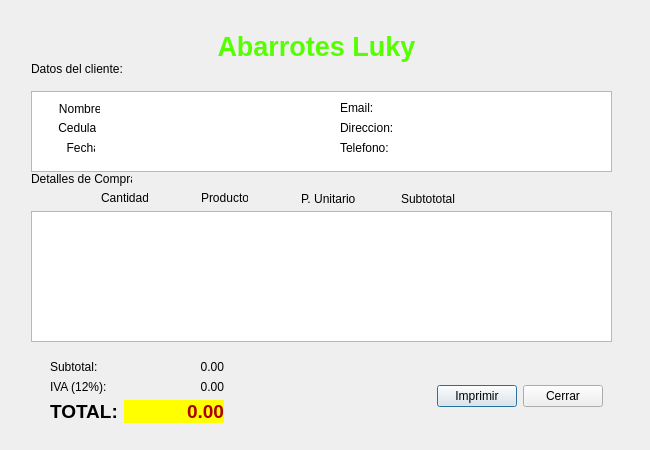
<?xml version="1.0" encoding="UTF-8"?>
<ui version="4.0">
 <class>Factura</class>
 <widget class="QDialog" name="Factura">
  <property name="geometry">
   <rect>
    <x>0</x>
    <y>0</y>
    <width>650</width>
    <height>450</height>
   </rect>
  </property>
  <property name="minimumSize">
   <size>
    <width>650</width>
    <height>450</height>
   </size>
  </property>
  <property name="maximumSize">
   <size>
    <width>650</width>
    <height>450</height>
   </size>
  </property>
  <property name="windowTitle">
   <string>Dialog</string>
  </property>
  <layout class="QVBoxLayout" name="verticalLayout">
   <item>
    <widget class="QWidget" name="widget" native="true">
     <widget class="QWidget" name="widget_2" native="true">
      <property name="geometry">
       <rect>
        <x>10</x>
        <y>10</y>
        <width>601</width>
        <height>341</height>
       </rect>
      </property>
      <widget class="QLabel" name="label">
       <property name="geometry">
        <rect>
         <x>180</x>
         <y>0</y>
         <width>231</width>
         <height>51</height>
        </rect>
       </property>
       <property name="text">
        <string>&lt;!DOCTYPE HTML PUBLIC &quot;-//W3C//DTD HTML 4.0//EN&quot; &quot;http://www.w3.org/TR/REC-html40/strict.dtd&quot;&gt;
&lt;html&gt;&lt;head&gt;&lt;meta name=&quot;qrichtext&quot; content=&quot;1&quot; /&gt;&lt;style type=&quot;text/css&quot;&gt;
p, li { white-space: pre-wrap; }
&lt;/style&gt;&lt;/head&gt;&lt;body style=&quot; font-family:'MS Shell Dlg 2'; font-size:8pt; font-weight:400; font-style:normal;&quot;&gt;
&lt;p align=&quot;center&quot; style=&quot; margin-top:12px; margin-bottom:12px; margin-left:0px; margin-right:0px; -qt-block-indent:0; text-indent:0px;&quot;&gt;&lt;span style=&quot; font-size:20pt; font-weight:600; color:#55ff00;&quot;&gt;Abarrotes Luky&lt;/span&gt;&lt;/p&gt;&lt;/body&gt;&lt;/html&gt;</string>
       </property>
      </widget>
      <widget class="QPlainTextEdit" name="plainTextEdit">
       <property name="geometry">
        <rect>
         <x>10</x>
         <y>70</y>
         <width>581</width>
         <height>81</height>
        </rect>
       </property>
       <property name="readOnly">
        <bool>true</bool>
       </property>
      </widget>
      <widget class="QLabel" name="label_2">
       <property name="geometry">
        <rect>
         <x>10</x>
         <y>40</y>
         <width>91</width>
         <height>16</height>
        </rect>
       </property>
       <property name="text">
        <string>Datos del cliente:</string>
       </property>
      </widget>
      <widget class="QLabel" name="label_3">
       <property name="geometry">
        <rect>
         <x>10</x>
         <y>150</y>
         <width>101</width>
         <height>16</height>
        </rect>
       </property>
       <property name="text">
        <string>Detalles de Compra</string>
       </property>
      </widget>
      <widget class="QPlainTextEdit" name="outDetallesFactura">
       <property name="geometry">
        <rect>
         <x>10</x>
         <y>190</y>
         <width>581</width>
         <height>131</height>
        </rect>
       </property>
       <property name="readOnly">
        <bool>true</bool>
       </property>
      </widget>
      <widget class="QLabel" name="label_13">
       <property name="geometry">
        <rect>
         <x>80</x>
         <y>170</y>
         <width>47</width>
         <height>13</height>
        </rect>
       </property>
       <property name="text">
        <string>Cantidad</string>
       </property>
      </widget>
      <widget class="QLabel" name="label_14">
       <property name="geometry">
        <rect>
         <x>180</x>
         <y>170</y>
         <width>47</width>
         <height>13</height>
        </rect>
       </property>
       <property name="text">
        <string>Producto</string>
       </property>
      </widget>
      <widget class="QLabel" name="label_15">
       <property name="geometry">
        <rect>
         <x>280</x>
         <y>170</y>
         <width>61</width>
         <height>16</height>
        </rect>
       </property>
       <property name="text">
        <string>P. Unitario</string>
       </property>
      </widget>
      <widget class="QLabel" name="label_16">
       <property name="geometry">
        <rect>
         <x>380</x>
         <y>170</y>
         <width>61</width>
         <height>16</height>
        </rect>
       </property>
       <property name="text">
        <string>Subtototal</string>
       </property>
      </widget>
      <widget class="QWidget" name="widget_8" native="true">
       <property name="geometry">
        <rect>
         <x>20</x>
         <y>60</y>
         <width>571</width>
         <height>87</height>
        </rect>
       </property>
       <widget class="QWidget" name="widget_6" native="true">
        <property name="geometry">
         <rect>
          <x>9</x>
          <y>9</y>
          <width>274</width>
          <height>69</height>
         </rect>
        </property>
        <property name="styleSheet">
         <string notr="true"/>
        </property>
        <widget class="QLabel" name="label_4">
         <property name="geometry">
          <rect>
           <x>-41</x>
           <y>9</y>
           <width>91</width>
           <height>20</height>
          </rect>
         </property>
         <property name="text">
          <string>               Nombre:</string>
         </property>
        </widget>
        <widget class="QLabel" name="label_5">
         <property name="geometry">
          <rect>
           <x>-25</x>
           <y>28</y>
           <width>71</width>
           <height>20</height>
          </rect>
         </property>
         <property name="text">
          <string>          Cedula:</string>
         </property>
        </widget>
        <widget class="QLabel" name="label_6">
         <property name="geometry">
          <rect>
           <x>-30</x>
           <y>50</y>
           <width>75</width>
           <height>16</height>
          </rect>
         </property>
         <property name="text">
          <string>              Fecha:</string>
         </property>
        </widget>
        <widget class="QLabel" name="outNombre">
         <property name="geometry">
          <rect>
           <x>60</x>
           <y>10</y>
           <width>151</width>
           <height>16</height>
          </rect>
         </property>
         <property name="text">
          <string/>
         </property>
        </widget>
        <widget class="QLabel" name="outCedula">
         <property name="geometry">
          <rect>
           <x>50</x>
           <y>30</y>
           <width>101</width>
           <height>16</height>
          </rect>
         </property>
         <property name="text">
          <string/>
         </property>
        </widget>
        <widget class="QLabel" name="outFecha">
         <property name="geometry">
          <rect>
           <x>50</x>
           <y>50</y>
           <width>169</width>
           <height>16</height>
          </rect>
         </property>
         <property name="text">
          <string/>
         </property>
        </widget>
       </widget>
       <widget class="QWidget" name="widget_7" native="true">
        <property name="geometry">
         <rect>
          <x>289</x>
          <y>9</y>
          <width>273</width>
          <height>81</height>
         </rect>
        </property>
        <widget class="QLabel" name="label_7">
         <property name="geometry">
          <rect>
           <x>10</x>
           <y>10</y>
           <width>51</width>
           <height>16</height>
          </rect>
         </property>
         <property name="text">
          <string>Email:</string>
         </property>
        </widget>
        <widget class="QLabel" name="label_8">
         <property name="geometry">
          <rect>
           <x>10</x>
           <y>30</y>
           <width>61</width>
           <height>16</height>
          </rect>
         </property>
         <property name="text">
          <string>Direccion:</string>
         </property>
        </widget>
        <widget class="QLabel" name="outDireccion">
         <property name="geometry">
          <rect>
           <x>70</x>
           <y>30</y>
           <width>191</width>
           <height>16</height>
          </rect>
         </property>
         <property name="text">
          <string/>
         </property>
        </widget>
        <widget class="QLabel" name="outTelefono">
         <property name="geometry">
          <rect>
           <x>60</x>
           <y>50</y>
           <width>131</width>
           <height>16</height>
          </rect>
         </property>
         <property name="text">
          <string/>
         </property>
        </widget>
        <widget class="QLabel" name="outEmail">
         <property name="geometry">
          <rect>
           <x>50</x>
           <y>10</y>
           <width>151</width>
           <height>16</height>
          </rect>
         </property>
         <property name="text">
          <string/>
         </property>
        </widget>
        <widget class="QLabel" name="label_9">
         <property name="geometry">
          <rect>
           <x>10</x>
           <y>50</y>
           <width>51</width>
           <height>16</height>
          </rect>
         </property>
         <property name="text">
          <string>Telefono:</string>
         </property>
        </widget>
       </widget>
      </widget>
     </widget>
     <widget class="QWidget" name="widget_3" native="true">
      <property name="geometry">
       <rect>
        <x>30</x>
        <y>340</y>
        <width>571</width>
        <height>91</height>
       </rect>
      </property>
      <layout class="QHBoxLayout" name="horizontalLayout_3">
       <item>
        <widget class="QWidget" name="widget_5" native="true">
         <layout class="QFormLayout" name="formLayout_3">
          <item row="0" column="0">
           <widget class="QLabel" name="label_10">
            <property name="text">
             <string>Subtotal:</string>
            </property>
           </widget>
          </item>
          <item row="0" column="1">
           <widget class="QLabel" name="outSubtotalF">
            <property name="minimumSize">
             <size>
              <width>100</width>
              <height>0</height>
             </size>
            </property>
            <property name="text">
             <string>0.00</string>
            </property>
            <property name="textFormat">
             <enum>Qt::PlainText</enum>
            </property>
            <property name="alignment">
             <set>Qt::AlignRight|Qt::AlignTrailing|Qt::AlignVCenter</set>
            </property>
           </widget>
          </item>
          <item row="1" column="0">
           <widget class="QLabel" name="label_11">
            <property name="text">
             <string>IVA (12%):</string>
            </property>
           </widget>
          </item>
          <item row="1" column="1">
           <widget class="QLabel" name="outIvaF">
            <property name="minimumSize">
             <size>
              <width>100</width>
              <height>0</height>
             </size>
            </property>
            <property name="text">
             <string>0.00</string>
            </property>
            <property name="textFormat">
             <enum>Qt::PlainText</enum>
            </property>
            <property name="alignment">
             <set>Qt::AlignRight|Qt::AlignTrailing|Qt::AlignVCenter</set>
            </property>
           </widget>
          </item>
          <item row="2" column="0">
           <widget class="QLabel" name="label_12">
            <property name="font">
             <font>
              <pointsize>14</pointsize>
              <weight>75</weight>
              <bold>true</bold>
             </font>
            </property>
            <property name="text">
             <string>TOTAL:</string>
            </property>
           </widget>
          </item>
          <item row="2" column="1">
           <widget class="QLabel" name="outTotalF">
            <property name="minimumSize">
             <size>
              <width>100</width>
              <height>0</height>
             </size>
            </property>
            <property name="font">
             <font>
              <pointsize>14</pointsize>
              <weight>75</weight>
              <bold>true</bold>
             </font>
            </property>
            <property name="styleSheet">
             <string notr="true">background-color: rgb(255, 255, 0);
color: rgb(170, 0, 0);</string>
            </property>
            <property name="text">
             <string>0.00</string>
            </property>
            <property name="textFormat">
             <enum>Qt::PlainText</enum>
            </property>
            <property name="alignment">
             <set>Qt::AlignRight|Qt::AlignTrailing|Qt::AlignVCenter</set>
            </property>
           </widget>
          </item>
         </layout>
        </widget>
       </item>
       <item>
        <spacer name="horizontalSpacer">
         <property name="orientation">
          <enum>Qt::Horizontal</enum>
         </property>
         <property name="sizeHint" stdset="0">
          <size>
           <width>160</width>
           <height>20</height>
          </size>
         </property>
        </spacer>
       </item>
       <item>
        <widget class="QWidget" name="widget_4" native="true">
         <layout class="QHBoxLayout" name="horizontalLayout">
          <item>
           <widget class="QPushButton" name="btnImprimir">
            <property name="text">
             <string>Imprimir</string>
            </property>
           </widget>
          </item>
          <item>
           <widget class="QPushButton" name="btnCerrar">
            <property name="text">
             <string>Cerrar</string>
            </property>
           </widget>
          </item>
         </layout>
        </widget>
       </item>
      </layout>
     </widget>
    </widget>
   </item>
  </layout>
 </widget>
 <resources/>
 <connections/>
</ui>
